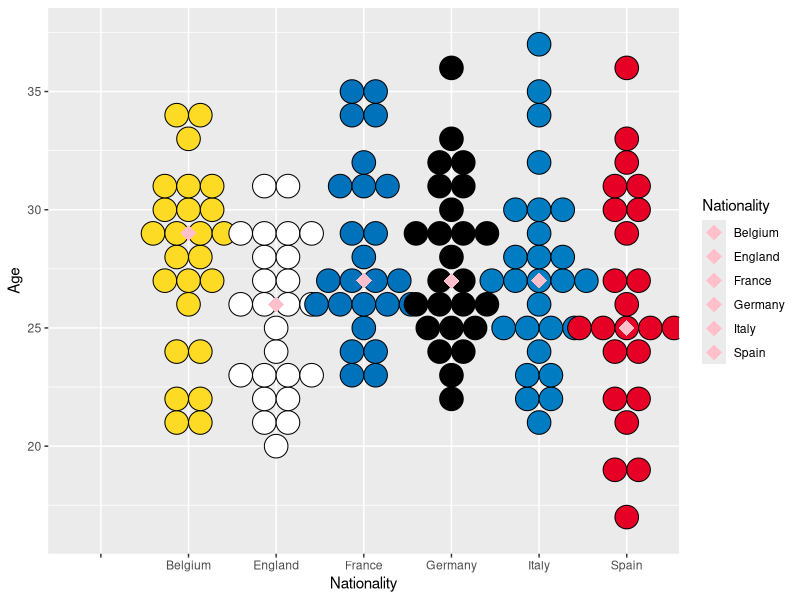
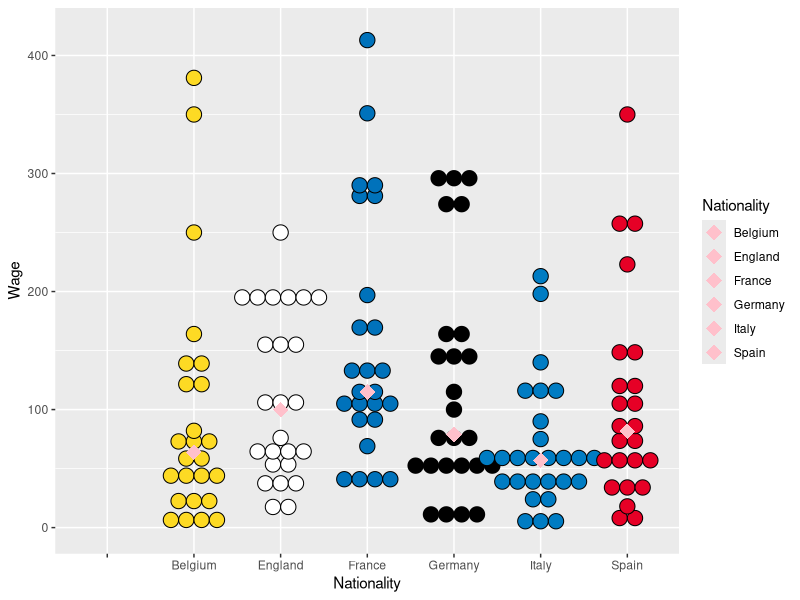
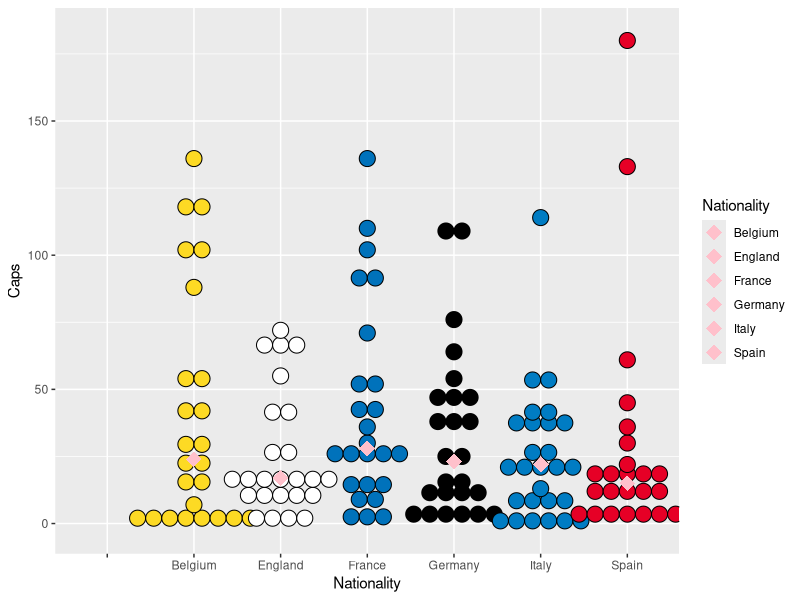

Write the R code that produced these figures, in order.
## ---- chunk 1
knitr::opts_chunk$set(echo = TRUE)
## ---- chunk 2
MoneyballData = read.csv("Moneyball Soccer Dataset.csv")
## ---- chunk 3
names(MoneyballData) = c("Players","Nationality","Club","Position","Age","Value","Wage","Caps")
attach(MoneyballData)
MoneyballData[9:13] <- list(NULL)
## ---- chunk 4
library(tidyverse)
library(dplyr)
library(ggplot2)
## ---- chunk 5
# Dot Plot tosee Equal Variance (value, wage and caps)

# age
plot <- ggplot(MoneyballData, aes(x=Nationality, y=Age, fill = Nationality)) + scale_fill_manual(values=c("#FDDA24", "#FFFFFF", "#0072BB", "#000000", "#007CC3", "#E60026")) +
  geom_dotplot(binaxis='y', stackdir='center', binwidth = 1) + stat_summary(fun=median, geom="point", shape=18,
                 size=5, color="pink")
plot

# wage
plot <- ggplot(MoneyballData, aes(x=Nationality, y=Wage, fill = Nationality)) + scale_fill_manual(values=c("#FDDA24", "#FFFFFF", "#0072BB", "#000000", "#007CC3", "#E60026")) +
  geom_dotplot(binaxis='y', stackdir='center', binwidth = 13) + stat_summary(fun=median, geom="point", shape=18,
                 size=5, color="pink")
plot

# caps
plot <- ggplot(MoneyballData, aes(x=Nationality, y=Caps, fill = Nationality)) + scale_fill_manual(values=c("#FDDA24", "#FFFFFF", "#0072BB", "#000000", "#007CC3", "#E60026")) +
  geom_dotplot(binaxis='y', stackdir='center', binwidth = 6) + stat_summary(fun=median, geom="point", shape=18,
                 size=5, color="pink")
plot
## ---- chunk 6
table(MoneyballData$Nationality)
